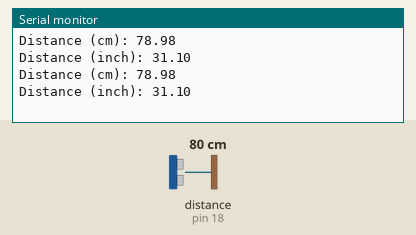
Recording of a sketch running on a simulated Arduino Uno, built with avr-gcc and run on an emulated ATmega328P. Shown: the last lines printed to the serial monitor. Wiring (inferred from the names in the program): ultrasonic range finder: trigger pin 5; echo pin 18. The inputs (shaded band) are chosen by the test bench; at power-on: distance to the obstacle (sensor on pin 18) 80 cm. The echo pulse lasts 58.3 µs per cm.

Above: at 1.8 s.
1.9 s: distance to the obstacle (sensor on pin 18) set to 2 cm
At 2.8 s:
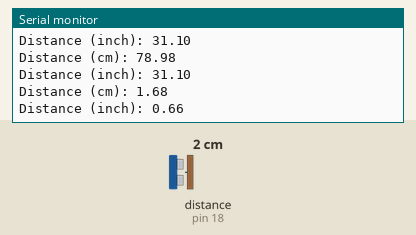
3.4 s: distance to the obstacle (sensor on pin 18) set to 4 cm
At 4.4 s:
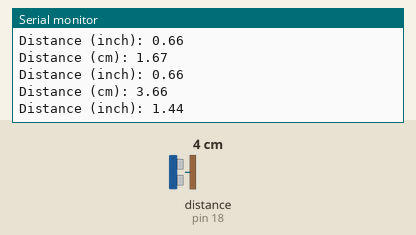
Timing chart, 0 to 6.4 s (numbered marks = the images above; inputs shaded):
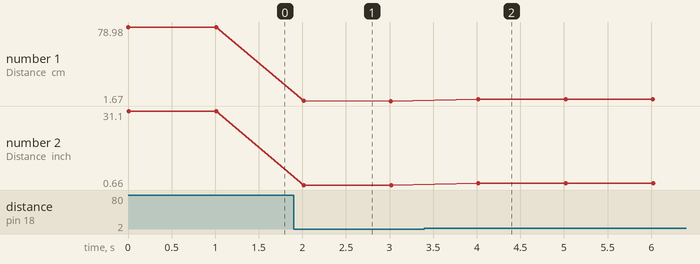

Measured:
- after the input at 1.9 s, the serial monitor: prints a new line after 0.11 s (image 1)
- after the input at 3.4 s, the serial monitor: prints a new line after 0.62 s (image 2)
- plotted number 1: 78.98 → 1.67 after the input at 1.9 s, 1.67 → 3.66 after the input at 3.4 s
- plotted number 2: 31.1 → 0.66 after the input at 1.9 s, 0.66 → 1.44 after the input at 3.4 s

The sketch:

water_level_sensor.ino
```cpp
const int trigPin = 5;
const int echoPin = 18;


#define SOUND_SPEED 0.034
#define CM_TO_INCH 0.393701

long duration;
float distanceCm;
float distanceInch;

void setup() {
  Serial.begin(115200);

  pinMode(trigPin, OUTPUT);

  pinMode(echoPin, INPUT);
}

void loop() {
  // Clears the trigPin
  digitalWrite(trigPin, LOW);
  delayMicroseconds(2);
  // It will set the trig pin to high
  digitalWrite(trigPin, HIGH);
  delayMicroseconds(10);
  digitalWrite(trigPin, LOW);

  // It will read the time in millisecond.
  duration = pulseIn(echoPin, HIGH);

  // to calculate the distance in centimetr
  distanceCm = duration * SOUND_SPEED/2;

  distanceInch = distanceCm * CM_TO_INCH;

  // Prints the distance in the Serial Monitor
  Serial.print("Distance (cm): ");
  Serial.println(distanceCm);
  Serial.print("Distance (inch): ");
  Serial.println(distanceInch);

  delay(1000);
}
```
